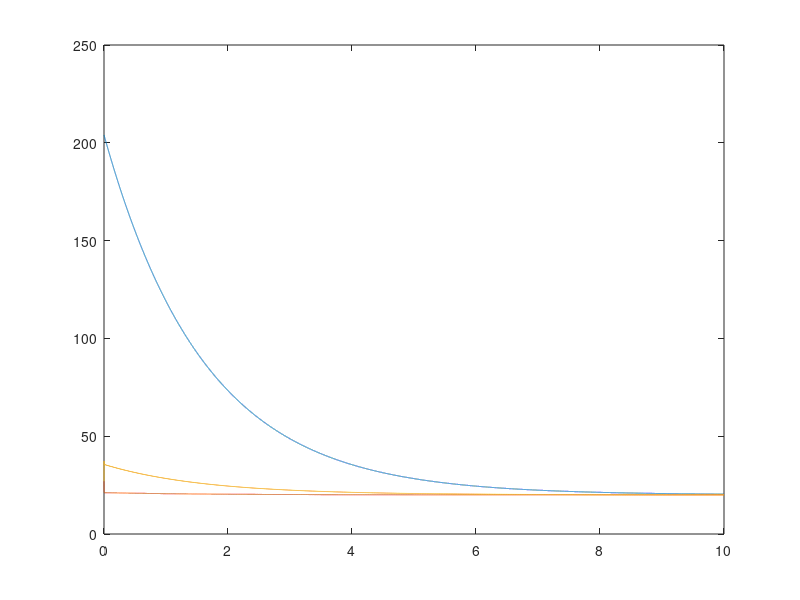

Recreate this plot in MATLAB.
function [T, M] = pizzaTimeSeries()

hCheese = 8;
hCrust = 12;
% kPizza = 
cCrust = 1.7;
cCheese = 3.7;
mCrust = .556;
mCheese = .198;
SApizzaB = 0.09931;
SApizzaS = 0.03429;
SApizzaT = .0792;

hBox = 10;
kBox = .21;
cBox = 1.17; %paper
mBox = .01;
SAboxCd = .09931;
SAboxCv = 1.2204;
SABoxOut = 1.3197;

cAir = 1.01;
mAir = 0.004935;
tEnv = 20;

y1_init = 204;
y2_init = 27;
y3_init = 27;

[T, M] = ode45(@derivFunc, [0, 10], [y1_init; y2_init; y3_init]);

    function res = derivFunc(T, Y)
        
        tPizza = Y(1);
        tBox = Y(2);
        tAir = Y(3);
        
        qConvPizza = hCheese*SApizzaT*(tPizza-tAir) + hCrust*SApizzaS*(tPizza-tAir);
        qConvBoxI = hBox*SAboxCv*(tAir-tBox);
        qConvBoxO = hBox*SABoxOut*(tBox-tEnv);
        qCondPizza = kBox*SAboxCd*(tPizza-tBox)/.25;
        
        dqdtPizza = -qConvPizza - qCondPizza;
        dqdtBox = qCondPizza - qConvBoxO;
        dqdtAir = qConvPizza - qConvBoxI;
        
        dTdtPizza = (1/(mCrust*cCrust + mCheese*cCheese))*dqdtPizza;
        dTdtBox =  (1/(mBox*cBox))*dqdtBox;
        dTdtAir = (1/(mAir*cAir))*dqdtAir;
        
        res = [dTdtPizza; dTdtBox; dTdtAir];
    end
 plot(T, M);
 disp('Done');
end




